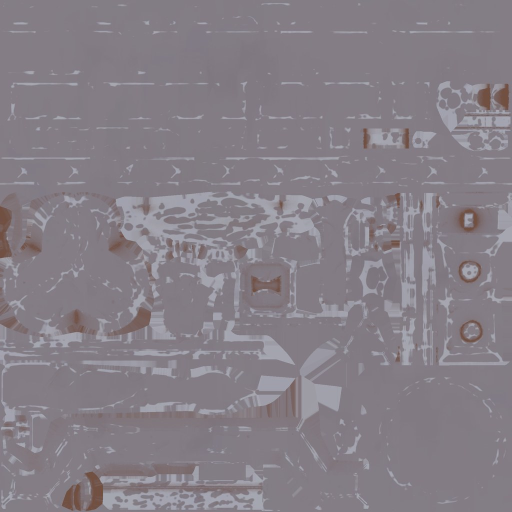
#> input picture art/models/sourced/fp_apple_crate_1.jpg, 1024 x 1024 px, given in place of title_backdrop.png, which was not available (shown at 1/2 size)
$ python loading_cards.py ../../art/models/sourced/fp_apple_crate_1.jpg
#> lines starting #> are read from the running program, lines starting #| are printed output that depends on the picture
#!/usr/bin/env /usr/bin/python3
"""The loading cards' pictures (data/loading/cards.json, plan 8.4): one establishing look-P picture per region, from
tools/art/specs/loading_cards.json via tools/art/generate_local.py (kind `loading`), saved as art/cutscenes/load_<region>.jpg at
1792 x 1024; and load_default.jpg, the title picture without its crooked moon's text (there is none) as the default every other
region falls back to. PIL only (macOS /usr/bin/python3).
  /usr/bin/python3 tools/art/loading_cards.py [--photo]   --photo: the photoreal pictures (tools/art/photoreal_fetch.py names them first)"""
import glob
from pathlib import Path
from PIL import Image

ROOT = Path(__file__).resolve().parents[2]
import sys
SRC = Path("/Volumes/ASH-SSD/CrookedMoon/assets/loading_photo" if "--photo" in sys.argv else "/Volumes/ASH-SSD/CrookedMoon/assets/loading")
OUT = ROOT / "art/cutscenes"


def cover(im: Image.Image, size: tuple[int, int]) -> Image.Image:
#> called with size = (1792, 1024)
    k = max(size[0] / im.width, size[1] / im.height)
#> k = 1.75
    im = im.resize((max(size[0], round(im.width * k)), max(size[1], round(im.height * k))), Image.LANCZOS)
    x, y = (im.width - size[0]) // 2, (im.height - size[1]) // 2
#> x = 0; y = 384
    return im.crop((x, y, x + size[0], y + size[1]))
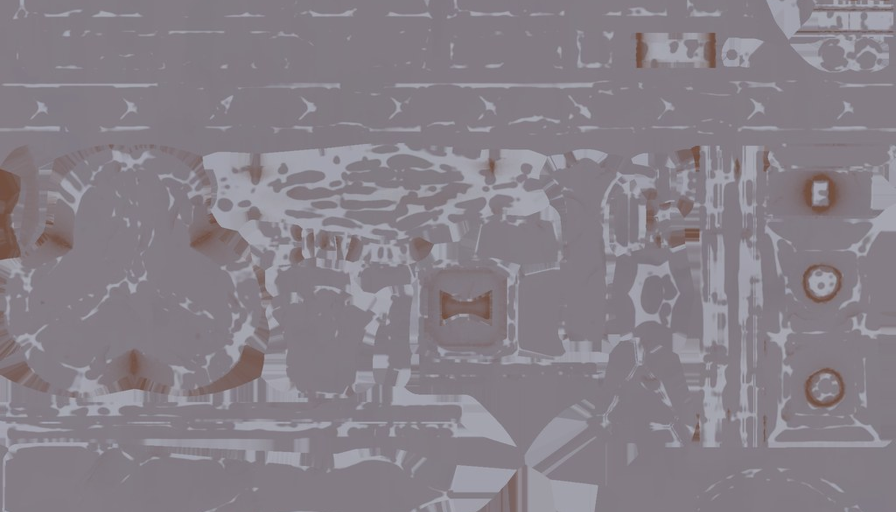
#> returned value: PIL image 1792x1024 RGB (shown at 1/2 size); mean R, G, B 135.2, 128.8, 136.6


for f in sorted(glob.glob(str(SRC / "load_*.png"))):
    name = Path(f).stem
    cover(Image.open(f).convert("RGB"), (1792, 1024)).save(OUT / f"{name}.jpg", quality=88)
    print(name)
cover(Image.open(ROOT / "art/ui/title_backdrop.png").convert("RGB"), (1792, 1024)).save(OUT / "load_default.jpg", quality=88)
print("load_default")

$ run again, on art/models/sourced/fp_apple_crate_2.jpg
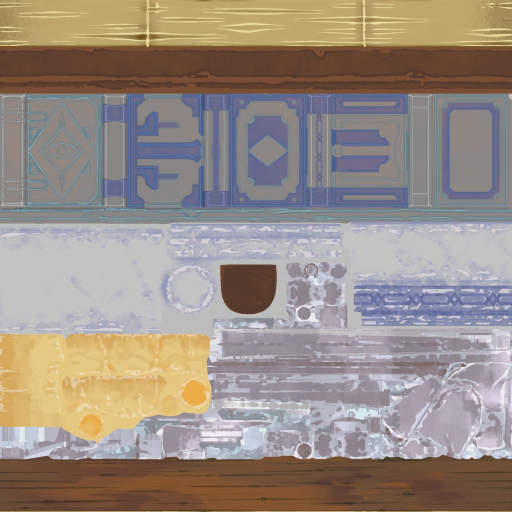
#> input picture art/models/sourced/fp_apple_crate_2.jpg, 1024 x 1024 px, given in place of title_backdrop.png, which was not available (shown at 1/2 size)
#> k = 1.75
#> x = 0; y = 384
#> in cover, `return im.crop((x, y, x + size[0], y + size[1]))`:
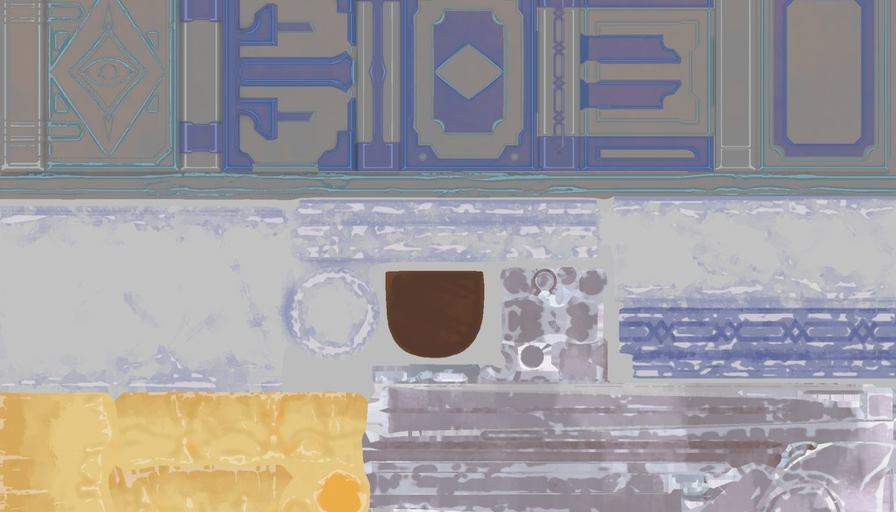
#> returned value: PIL image 1792x1024 RGB (shown at 1/2 size); mean R, G, B 158.6, 155, 156.9
